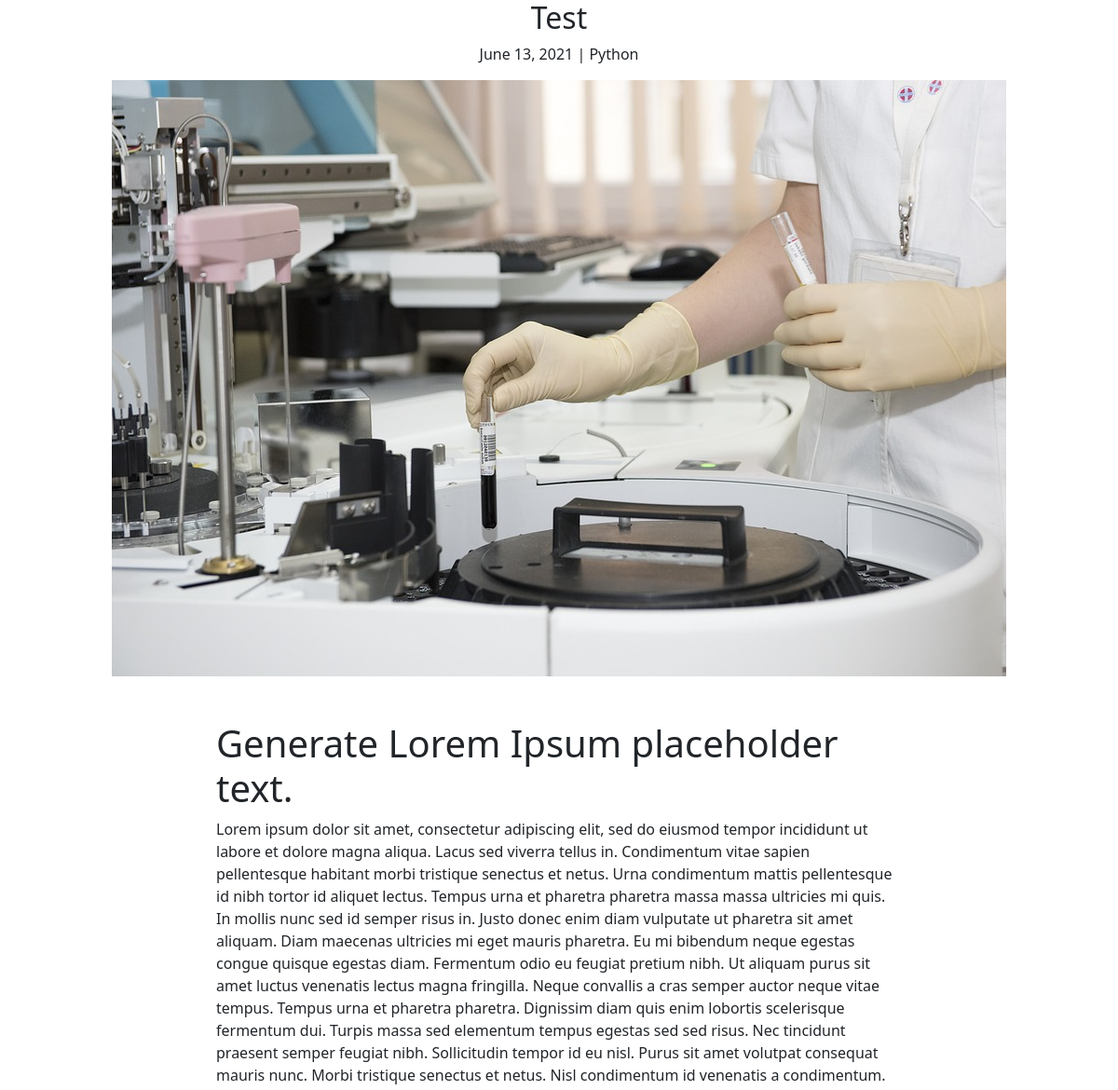
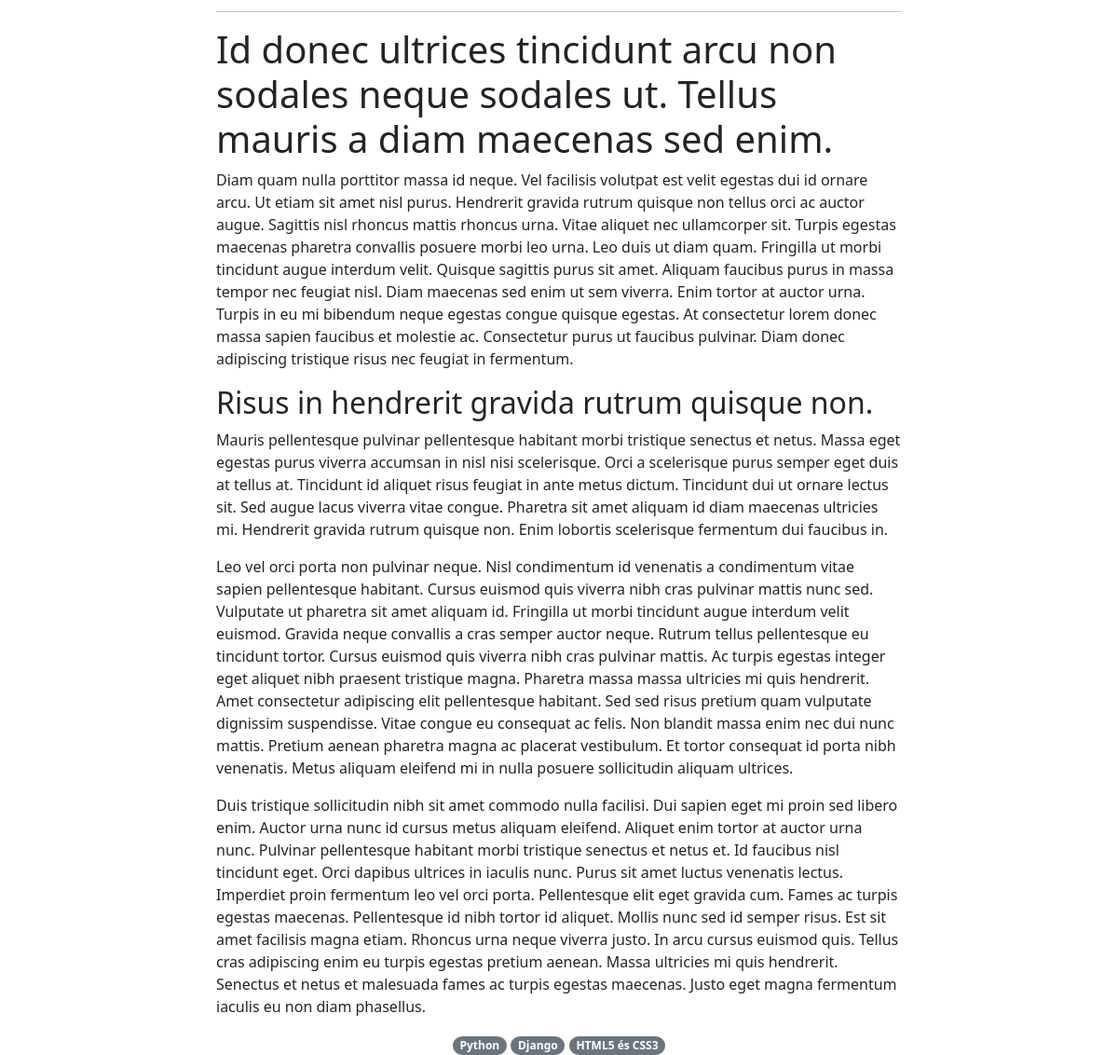
Page /blog/test on the committed database (2 pictures, top to bottom).
### blog/models.py (models this page shows, shortened)
class Post(models.Model):
    title = models.CharField(max_length=200)
    slug = AutoSlugField(populate_from='title')
    thumbnail = models.ImageField(upload_to='', null=True, blank=True)
    image_url = models.CharField(max_length=500, default=None, blank=True)
    overview = RichTextField()
    date = models.DateTimeField(auto_now_add=True)
    content = RichTextField()
    author = models.ForeignKey(Author, on_delete=models.CASCADE)
    categories = models.ManyToManyField(Category)
    published = models.BooleanField()

class Category(models.Model):
    title = models.CharField(max_length=20)
    def __str__(self):
        return self.title
    class Meta:
        verbose_name = 'Category'
        verbose_name_plural = 'Categories'

### blog/views.py (the view)
# urls.py: path('<slug>', PostDetailView.as_view(), name='post'),
class PostDetailView(DetailView):
    model = Post
    template_name = 'blog/post.html'
    slug_field = 'slug'

### templates/blog/post.html (shortened to what this page needs)
{% extends 'pages/base.html' %}
{% block content %}
<main class='main-content'>
    <div class='section'>
        <div class='container'>
            <div class='text-center mt-8'>
                <h2>{{post.title}}</h2>
                <p>{{post.date|date}} | {{post.categories.all.0}}</p>
            </div>
            {% if post.thumbnail %}
            <div class='text-center mt-8'>
                <img src='{{post.thumbnail.url}}' alt='featured-image' class='rounded-md'>
            </div>
            {% else %}
            <div class='text-center mt-8'>
                <img src='{{post.image.url}}' alt='featured-image' class='rounded-md'>
            </div>
            {% endif%}
            <div class='post-content row mt-5'>
                <div class='col-lg-8 mx-auto'>
                    <div>
                        {{post.overview|safe}}
                    </div>
                    <hr class='w-100px'
                    <div>
                        {{post.content|safe}}
                    </div>
                </div>
            </div>
            <div class='gap-2 text-center mt-6'>
                {% for cat in post.categories.all %}
                <a href='#' class='badge rounded-pill bg-secondary text-decoration-none'>{{cat}}</a>
                {% endfor %}
            </div>
        </div>
</main>
{% endblock content %}

### templates/pages/base.html (shortened to what this page needs)
<DOCTYPE html>
<html lang='en'>
{% include 'pages/head.html' %}
<body>
    {% block content %}
    {% endblock content %}
</body>
</html>

### templates/pages/head.html (shortened to what this page needs)
<head>
    <link href="https://cdn.jsdelivr.net/npm/bootstrap@5.0.1/dist/css/bootstrap.min.css" rel="stylesheet">
</head>

### rows in the picture
Post: date "June 13, 2021", categories.all.0 "Python", thumbnail (picture), overview "Generate Lorem Ipsum placeholder text. Lorem ipsum dolor sit amet, consectetur adipiscing elit, sed do eiusmod tempor incididunt ut labore et dolore magna aliqua. Lacus sed viverra tellus in. Condimentum vitae sapien pellentesque habitant morbi tristique senectus et netus. Urna condimentum mattis pellentesque id nibh tortor id aliquet lectus. Tempus urna et pharetra pharetra massa massa ultricies mi quis. In mollis nunc sed id semper risus in. Justo donec enim diam vulputate ut pharetra sit amet aliquam. Diam maecenas ultricies mi eget mauris pharetra. Eu mi bibendum neque egestas congue quisque egestas diam. Fermentum odio eu feugiat pretium nibh. Ut aliquam purus sit amet luctus venenatis…", content "Id donec ultrices tincidunt arcu non sodales neque sodales ut. Tellus mauris a diam maecenas sed enim. Diam quam nulla porttitor massa id neque. Vel facilisis volutpat est velit egestas dui id ornare arcu. Ut etiam sit amet nisl purus. Hendrerit gravida rutrum quisque non tellus orci ac auctor augue. Sagittis nisl rhoncus mattis rhoncus urna. Vitae aliquet nec ullamcorper sit. Turpis egestas maecenas pharetra convallis posuere morbi leo urna. Leo duis ut diam quam. Fringilla ut morbi tincidunt augue interdum velit. Quisque sagittis purus sit amet. Aliquam faucibus purus in massa tempor nec feugiat nisl. Diam maecenas sed enim ut sem viverra. Enim tortor at auctor urna. Turpis in eu mi…"
Category: title "Python"
Category: title "Django"
Category: title "HTML5 és CSS3"
